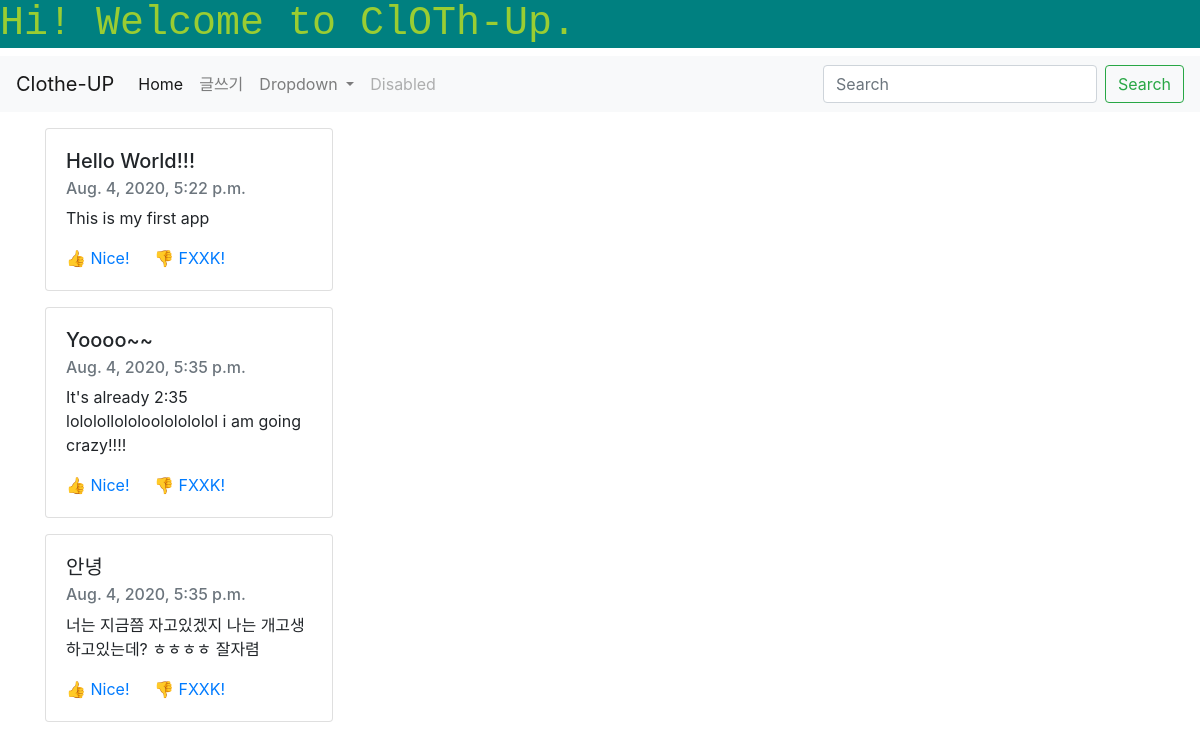
The page / on the database its author committed.
### blog_app/models.py (models this page shows, shortened)
class BlogApp(models.Model):
    title = models.CharField(max_length=200)
    pub_date = models.DateTimeField('date published')
    body = models.TextField()
    def summary(self):
        return self.body[:100]

### blog_app/views.py (the view)
# urls.py: 2. Add a URL to urlpatterns:  path('', views.home, name='home')
def home(request):
    blogs = BlogApp.objects #쿼리셋
    return render(request, 'home.html', {"blogs" : blogs})

### blog_app/templates/home.html (shortened to what this page needs)
<head>
<link rel="stylesheet" href="https://stackpath.bootstrapcdn.com/bootstrap/4.5.0/css/bootstrap.min.css">
</head>
<body>
<h1 style="font-family: Courier, monospace; color:yellowgreen; background-color: teal;";> Hi! Welcome to ClOTh-Up.</h1>
{%extends 'base.html'%}
{% block contents%}
  {% for blog in blogs.all %}
    <div class = "container">
    <div class="card" style="width: 18rem;">
  <div class="card-body">
    <h5 class="card-title">{{blog.title}}</h5>
    <h6 class="card-subtitle mb-2 text-muted">{{blog.pub_date}}</h6>
    <p class="card-text">{{blog.summary}}</p>
    <a href="#" class="card-link">👍 Nice!</a>
    <a href="#" class="card-link">👎 FXXK!</a>
  </div>
</div>
    </div>
  {% endfor %}
  </body>
  {%endblock%}

### blog_post/templates/base.html (shortened to what this page needs)
<head>
<link rel="stylesheet" href="https://stackpath.bootstrapcdn.com/bootstrap/4.5.1/css/bootstrap.min.css">
</head>
<body>
  <nav class="navbar navbar-expand-lg navbar-light bg-light">
    <a class="navbar-brand" href="#">Clothe-UP</a>
    <div class="collapse navbar-collapse" id="navbarSupportedContent">
      <ul class="navbar-nav mr-auto">
        <li class="nav-item active">
          <a class="nav-link" href="#">Home <span class="sr-only">(current)</span></a>
        </li>
        <li class="nav-item">
          <a class="nav-link" href="{% url 'new'%}">글쓰기</a>
        </li>
        <li class="nav-item dropdown">
          <a class="nav-link dropdown-toggle" href="{% url 'portfolio'%}" id="navbarDropdown" role="button" data-toggle="dropdown" aria-haspopup="true" aria-expanded="false">
            Dropdown
          </a>
        </li>
        <li class="nav-item">
          <a class="nav-link disabled" href="#" tabindex="-1" aria-disabled="true">Disabled</a>
        </li>
      </ul>
      <form class="form-inline my-2 my-lg-0">
        <input class="form-control mr-sm-2" type="search" placeholder="Search" aria-label="Search">
        <button class="btn btn-outline-success my-2 my-sm-0" type="submit">Search</button>
      </form>
    </div>
  </nav>
</body>
{%block contents%}
{%endblock%}

### rows shown on the page
BlogApp: title "Hello World!!!", pub_date "Aug. 4, 2020, 5:22 p.m.", summary "This is my first app"
BlogApp: title "Yoooo~~", pub_date "Aug. 4, 2020, 5:35 p.m.", summary "It's already 2:35 lololollololoololololol i am going crazy!!!!"
BlogApp: title "안녕", pub_date "Aug. 4, 2020, 5:35 p.m.", summary "너는 지금쯤 자고있겠지 나는 개고생하고있는데? ㅎㅎㅎㅎ 잘자렴"
